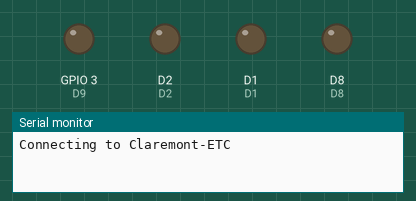
Simulated run of this sketch. Board: ESP8266 (NodeMCU). Shown: output pins drawn as LEDs (lit = HIGH), the last lines printed to the serial monitor. Wiring (inferred from the names in the program): I2C bus: SDA D3; SCL D5. WiFi joins after 1.5 s; servers stay silent unless stated; pins used as bus, display or sensor lines are not drawn.

Above: at 0.1 s.
At 1.6 s:
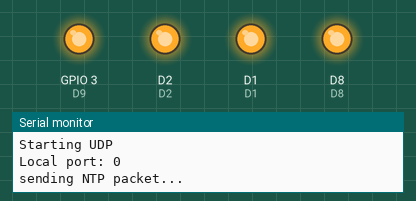
At 2.79 s:
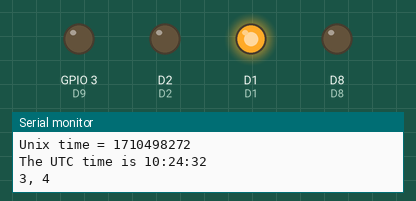
At 3.39 s:
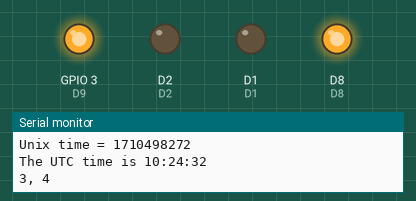
At 4.1 s:
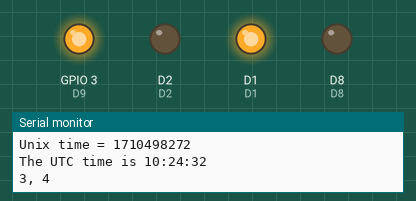
At 32.7 s:
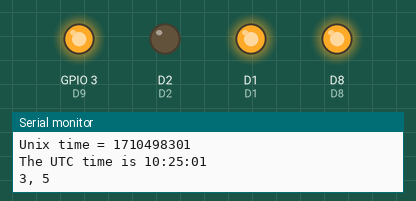
Timing chart, 0 to 34.3 s (numbered marks = the images above):
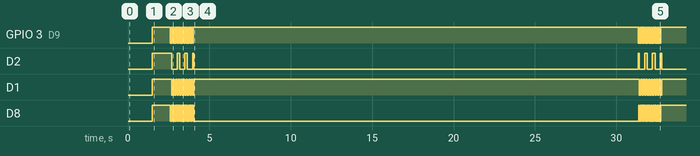

The sketch:

NTPClient.ino
```cpp
/********************
- www.geekstips.com
- Arduino Time Sync from NTP Server using ESP8266 WiFi module
- Arduino code example
 ********************/

#include <ESP8266WiFi.h>
#include <WiFiUdp.h>

char ssid[] = "Claremont-ETC";  //  your network SSID (name)
char pass[] = "abcdeabcde";       // your network password

unsigned int localPort = 2390;      // local port to listen for UDP packets

/* Don't hardwire the IP address or we won't get the benefits of the pool.
 *  Lookup the IP address for the host name instead */
//IPAddress timeServer(129, 6, 15, 28); // time.nist.gov NTP server
IPAddress timeServerIP; // time.nist.gov NTP server address
const char* ntpServerName = "time.nist.gov";

const int NTP_PACKET_SIZE = 48; // NTP time stamp is in the first 48 bytes of the message

byte packetBuffer[ NTP_PACKET_SIZE]; //buffer to hold incoming and outgoing packets

// A UDP instance to let us send and receive packets over UDP
WiFiUDP udp;

void initWifi()
{
  Serial.begin(115200);
  Serial.println();
  Serial.println();

  // We start by connecting to a WiFi network
  Serial.print("Connecting to ");
  Serial.println(ssid);
  WiFi.begin(ssid, pass);

  while (WiFi.status() != WL_CONNECTED) {
    delay(500);
    Serial.print(".");
  }
  Serial.println("");

  Serial.println("WiFi connected");
  Serial.println("IP address: ");
  Serial.println(WiFi.localIP());

  Serial.println("Starting UDP");
  udp.begin(localPort);
  Serial.print("Local port: ");
  Serial.println(udp.localPort());
}

void printTime()
{
  //get a random server from the pool
  WiFi.hostByName(ntpServerName, timeServerIP);

  sendNTPpacket(timeServerIP); // send an NTP packet to a time server
  // wait to see if a reply is available
  delay(1000);

  int cb = udp.parsePacket();
  if (!cb) {
    Serial.println("no packet yet");
  }
  else {
    Serial.print("packet received, length=");
    Serial.println(cb);
    // We've received a packet, read the data from it
    udp.read(packetBuffer, NTP_PACKET_SIZE); // read the packet into the buffer

    //the timestamp starts at byte 40 of the received packet and is four bytes,
    // or two words, long. First, esxtract the two words:

    unsigned long highWord = word(packetBuffer[40], packetBuffer[41]);
    unsigned long lowWord = word(packetBuffer[42], packetBuffer[43]);
    // combine the four bytes (two words) into a long integer
    // this is NTP time (seconds since Jan 1 1900):
    unsigned long secsSince1900 = highWord << 16 | lowWord;
    Serial.print("Seconds since Jan 1 1900 = " );
    Serial.println(secsSince1900);

    // now convert NTP time into everyday time:
    Serial.print("Unix time = ");
    // Unix time starts on Jan 1 1970. In seconds, that's 2208988800:
    const unsigned long seventyYears = 2208988800UL;
    // subtract seventy years:
    unsigned long epoch = secsSince1900 - seventyYears;
    // print Unix time:
    Serial.println(epoch);


    // print the hour, minute and second:
    Serial.print("The UTC time is ");       // UTC is the time at Greenwich Meridian (GMT)
    Serial.print((epoch  % 86400L) / 3600); // print the hour (86400 equals secs per day)
    Serial.print(':');
    if ( ((epoch % 3600) / 60) < 10 ) {
      // In the first 10 minutes of each hour, we'll want a leading '0'
      Serial.print('0');
    }
    Serial.print((epoch  % 3600) / 60); // print the minute (3600 equals secs per minute)
    Serial.print(':');
    if ( (epoch % 60) < 10 ) {
      // In the first 10 seconds of each minute, we'll want a leading '0'
      Serial.print('0');
    }
    Serial.println(epoch % 60); // print the second
  }
  // wait ten seconds before asking for the time again
  delay(10000);
}

int getMinutes()
{
  //get a random server from the pool
  WiFi.hostByName(ntpServerName, timeServerIP);

  sendNTPpacket(timeServerIP); // send an NTP packet to a time server
  // wait to see if a reply is available
  delay(1000);

  int cb = udp.parsePacket();
  if (!cb) {
    Serial.println("no packet yet");
    return -1;
  }
  else {
    Serial.print("packet received, length=");
    Serial.println(cb);
    // We've received a packet, read the data from it
    udp.read(packetBuffer, NTP_PACKET_SIZE); // read the packet into the buffer

    //the timestamp starts at byte 40 of the received packet and is four bytes,
    // or two words, long. First, esxtract the two words:

    unsigned long highWord = word(packetBuffer[40], packetBuffer[41]);
    unsigned long lowWord = word(packetBuffer[42], packetBuffer[43]);
    // combine the four bytes (two words) into a long integer
    // this is NTP time (seconds since Jan 1 1900):
    unsigned long secsSince1900 = highWord << 16 | lowWord;
    Serial.print("Seconds since Jan 1 1900 = " );
    Serial.println(secsSince1900);

    // now convert NTP time into everyday time:
    Serial.print("Unix time = ");
    // Unix time starts on Jan 1 1970. In seconds, that's 2208988800:
    const unsigned long seventyYears = 2208988800UL;
    // subtract seventy years:
    unsigned long epoch = secsSince1900 - seventyYears;
    // print Unix time:
    Serial.println(epoch);

    Serial.print("The UTC time is ");       // UTC is the time at Greenwich Meridian (GMT)
    Serial.print((epoch  % 86400L) / 3600); // print the hour (86400 equals secs per day)
    Serial.print(':');
    if ( ((epoch % 3600) / 60) < 10 ) {
      // In the first 10 minutes of each hour, we'll want a leading '0'
      Serial.print('0');
    }
    Serial.print((epoch  % 3600) / 60); // print the minute (3600 equals secs per minute)
    Serial.print(':');
    if ( (epoch % 60) < 10 ) {
      // In the first 10 seconds of each minute, we'll want a leading '0'
      Serial.print('0');
    }
    Serial.println(epoch % 60); // print the second
    delay(100); // ********************************************************
    return((epoch % 86400L) / 60);
  }
}

// send an NTP request to the time server at the given address
unsigned long sendNTPpacket(IPAddress& address)
{
  Serial.println("sending NTP packet...");
  // set all bytes in the buffer to 0
  memset(packetBuffer, 0, NTP_PACKET_SIZE);
  // Initialize values needed to form NTP request
  // (see URL above for details on the packets)
  packetBuffer[0] = 0b11100011;   // LI, Version, Mode
  packetBuffer[1] = 0;     // Stratum, or type of clock
  packetBuffer[2] = 6;     // Polling Interval
  packetBuffer[3] = 0xEC;  // Peer Clock Precision
  // 8 bytes of zero for Root Delay & Root Dispersion
  packetBuffer[12]  = 49;
  packetBuffer[13]  = 0x4E;
  packetBuffer[14]  = 49;
  packetBuffer[15]  = 52;

  // all NTP fields have been given values, now
  // you can send a packet requesting a timestamp:
  udp.beginPacket(address, 123); //NTP requests are to port 123
  udp.write(packetBuffer, NTP_PACKET_SIZE);
  udp.endPacket();
}
```

muddHacks.ino
```cpp
#include <ESP8266WiFi.h>
#include <WiFiUdp.h>

#define DEBUG false

// GPIO pins
#define D0 16
#define D1 5 // I2C Bus SCL (clock)
#define D2 4 // I2C Bus SDA (data)
#define D3 0
#define D4 2 // Same as "LED_BUILTIN", but inverted logic
#define D5 14 // SPI Bus SCK (clock)
#define D6 12 // SPI Bus MISO
#define D7 13 // SPI Bus MOSI
#define D8 15 // SPI Bus SS (CS)
#define D9 3 // RX0 (Serial console)
#define D10 1 // TX0 (Serial console)

#define timeDiff 5 //hours

const int hours[] = {D9, D1, D2, D3};
const int minutes[] = {D8, D5, D6, D7};
int lastMinute;

void setup() {
  initWifi();
  pinMode(D9, OUTPUT);
  pinMode(D1, OUTPUT);
  pinMode(D2, OUTPUT);
  pinMode(D3, OUTPUT);
  pinMode(D8, OUTPUT);
  pinMode(D5, OUTPUT);
  pinMode(D6, OUTPUT);
  pinMode(D7, OUTPUT);
  digitalWrite(D9, HIGH);
  digitalWrite(D1, HIGH);
  digitalWrite(D2, HIGH);
  digitalWrite(D3, HIGH);
  digitalWrite(D8, HIGH);
  digitalWrite(D5, HIGH);
  digitalWrite(D6, HIGH);
  digitalWrite(D7, HIGH);
  while(DEBUG) {
    test();
  }
}

void loop() {
  int minute = getMinutes();
  if(minute == -1) {
    delay(500);
    return;
  }
  int hour = (timeDiff + (minute / 60)) % 12; //only care about 12 hr cycle
  int fiveMinSeg = (minute % 60) / 5;

  Serial.print(hour);
  Serial.print(", ");
  Serial.println(fiveMinSeg);

  if (minute != lastMinute) {
    for(int i = 0; i < 3; i++) {
      for(int j = 0; j < 12; j++) {
        set((j+6)%12, hours);
        set(j, minutes);
        delay(40);
      }
    }
  }
  lastMinute = minute;

  set(hour, hours);
  set(fiveMinSeg, minutes);

  delay(500);
}

void set(int val, const int pins[4]) {
  //0000,0001,0010,...
  for(int i = 0; i < 4; i++)
  {
    if(val%2 == 1)
    { onn(pins[i]); }
    else
    { off(pins[i]); }
    val = val/2;
  }
}

void off(const int pinNum) {
  digitalWrite(pinNum, LOW);
}
void onn(const int pinNum) {
  digitalWrite(pinNum, HIGH);
}

void test() {
  for(int i = 0; i < 12; i++) {
    Serial.println(i);
    set(i, hours);
    //set(i, minutes);
    set((i+6)%12, minutes);
    delay(1500);
  }
}
```

Measured:
- by itself, GPIO 3 (D9): goes 17 × (LOW 0.04 s, HIGH 0.04 s), LOW 0.04 s, HIGH 27.3 s, 17 × (LOW 0.04 s, HIGH 0.04 s), LOW 0.04 s, then HIGH
- by itself, D2: HIGH → LOW at 2.7 s, → HIGH 0.32 s later, → LOW 0.16 s later, → HIGH 0.32 s later, … (15 changes in this stretch)
- by itself, D1: goes 8 × (LOW 0.08 s, HIGH 0.08 s), LOW 0.08 s, HIGH 27.4 s, 8 × (LOW 0.08 s, HIGH 0.08 s), LOW 0.08 s, then HIGH
- by itself, D8: goes 18 × (LOW 0.04 s, HIGH 0.04 s), LOW 27.3 s, 17 × (HIGH 0.04 s, LOW 0.04 s), then HIGH
